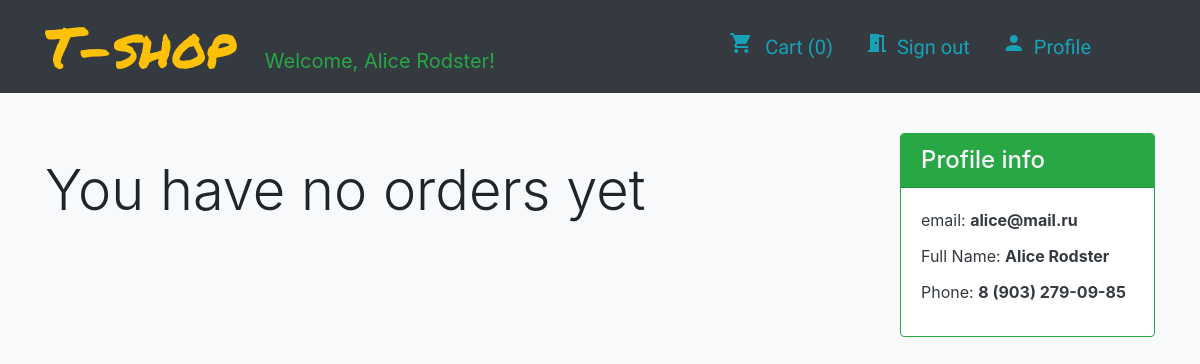
The app's page /profile/ (signed in) with its own data.
### store/models.py (models this page shows)
class User(AbstractBaseUser, PermissionsMixin):
    email = models.EmailField(max_length=120, unique=True)
    name = models.CharField(max_length=200)
    phone = PhoneNumberField()
    is_active = models.BooleanField(default=True)
    is_staff = models.BooleanField(default=False)
    objects = UserManager()
    USERNAME_FIELD = 'email'

### user_profile/views.py (the view)
# urls.py: path('profile/', include('user_profile.urls')),
@login_required
def profile(request):
    context = {
        'orders': Order.objects.filter(customer=request.user),
        'cart': sum(request.session.get('cart', {}).values()),
    }
    return render(request, 'profile.html', context)

### store/templates/profile.html (shortened to what this page needs)
{% extends 'main.html' %}
{% load static %}
{% block content %}
<div class="container">
  <div class="row">
    <div class="col-9 mb-4">
      {% if orders %}
      {% for order in orders reversed %}
      <div class="card my-4 border-dark">
        <div class="card-header font-weight-bold">Order #{{ order.pk }} • {{ order.date }}</div>
        <div class="card-body">
          <ul>
            {% for entry in order.entries.all %}
            <li class="card-title">{{ entry.quantity }} ✕ {{ entry.product }} – ${{ entry.price }}</li>
            {% endfor %}
          </ul>
          <tr>
          <p class="ml-4"><mark>
            Total: ${{ order.total_price }}
          </mark></p>
          <h5 class="ml-4 mt-3">Shipping address: <span class="font-weight-normal ml-1">{{ order.address }}</span></h5>
        </div>
      </div>
      {% endfor %}
      {% else %}
      <p class="display-4 mt-5">You have no orders yet</p>
      {% endif %}
    </div>
    <div class="col-3">
      <div class="card text-dark bg-wight border-success border-2 mt-4">
        <div class="card-header h4 bg-success text-light">Profile info</div>
        <div class="card-body">
          <p class="card-title">email: <span class="font-weight-bold">{{ user.email }}</span></p>
          <p class="card-title">Full Name: <span class="font-weight-bold">{{ user.name }}</span></p>
          <p class="card-title">Phone: <span class="font-weight-bold">{{ user.phone }}</span></p>
        </div>
      </div>
    </div>
  </div>
</div>
{% endblock %}

### store/templates/main.html (shortened to what this page needs)
{% load static %}
<!DOCTYPE html>
<html lang="en">
<head>
	<link rel="stylesheet"
		href="https://maxcdn.bootstrapcdn.com/bootstrap/4.0.0/css/bootstrap.min.css"
>
</head>
<body class="bg-light">
	<nav class="navbar navbar-expand-sm navbar-dark bg-dark mb-3">
		<div class="container">
			<a class="navbar-brand text-warning" href="{% url 'store:catalog' %}">
				<span style="font-family: Permanent Marker, cursive;"
					class="display-4 mr-4">T-shop</span>
				{% if user.is_authenticated %}
				<span class="text-success">Welcome, {{ user.name }}!</span>
				{% endif %}
			</a>
			<ul class="navbar-nav">
				<li class="nav-item mr-2">
					<a class="nav-link text-info" href="{% url 'cart:cart' %}"
						style="font-family: Questrial"><i
							class="material-icons {% if cart %}text-success{% endif %}">shopping_cart</i>
						<span
							class="h5 mx-2 align-text-bottom {% if cart %}text-success{% endif %}">Cart
							({{ cart }})</span></a>
				</li>
				{% if user.is_authenticated %}
				<li class="nav-item mr-2">
					<a class="nav-link text-info" href="{% url 'account_logout' %}"
						style="font-family: Questrial"><i
							class="material-icons">meeting_room</i><span
							class="h5 mx-2 align-text-bottom">Sign out</span></a>
				</li>
				{% endif %}
				<li class="nav-item mr-5">
					<a class="nav-link text-info" href="{% url 'profile:profile' %}"
						style="font-family: Questrial"><i
							class="material-icons">person</i><span
							class="h5 mx-2 align-text-bottom">Profile</span></a>
				</li>
			</ul>
		</div>
	</nav>
	{% block content %}
	{% endblock %}
</body>
</html>

### records on screen
User: name "Alice Rodster", email "alice@mail.ru", phone "8 (903) 279-09-85"

### other values on screen
{{ cart }} "0"
